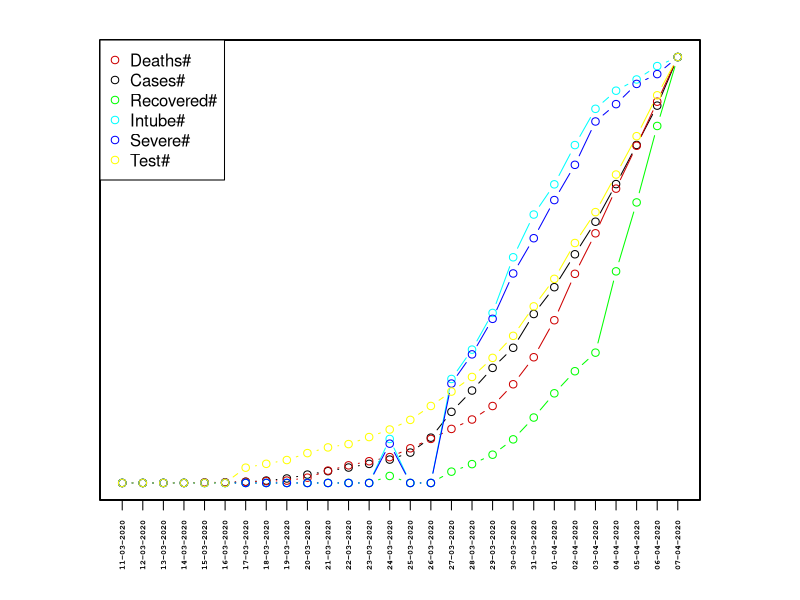

Recreate this plot in R.
df <- read.table("covid_tr.txt", header = TRUE)
df$date <- as.Date(df$date, format="%d.%m.%Y")

par(mar = c(5,5,2,5))
with(df, plot(date, conf_total, xlab="", ylab="", type = "b", xaxt="n", yaxt="n"))
axis.Date(1, at=seq(min(df$date), max(df$date), by="days"), format="%d-%m-%Y", las = 2, cex.axis = 0.5, font = 2, family = 'mono')
par(new = T)
with(df, plot(date, deaths_total, xlab="", ylab="", type = "b", xaxt="n", yaxt="n", col="red3"))
par(new = T)
with(df, plot(date, rec_total, xlab="", ylab="", type = "b", xaxt="n", yaxt="n", col="green"))
par(new = T)
with(df, plot(date, intube_total, xlab="", ylab="", type = "b", xaxt="n", yaxt="n", col="cyan"))
par(new = T)
with(df, plot(date, severe_total, xlab="", ylab="", type = "b", xaxt="n", yaxt="n", col="blue"))
par(new = T)
with(df, plot(date, tests_total, xlab="", ylab="", type = "b", xaxt="n", yaxt="n", col="yellow"))

legend("topleft",
       legend=c("Deaths#","Cases#", "Recovered#","Intube#","Severe#","Test#"),
       lty=c(0,0,0,0,0,0), pch=c(1,1,1,1,1,1), col=c("red3", "black", "green","cyan","blue","yellow"))

